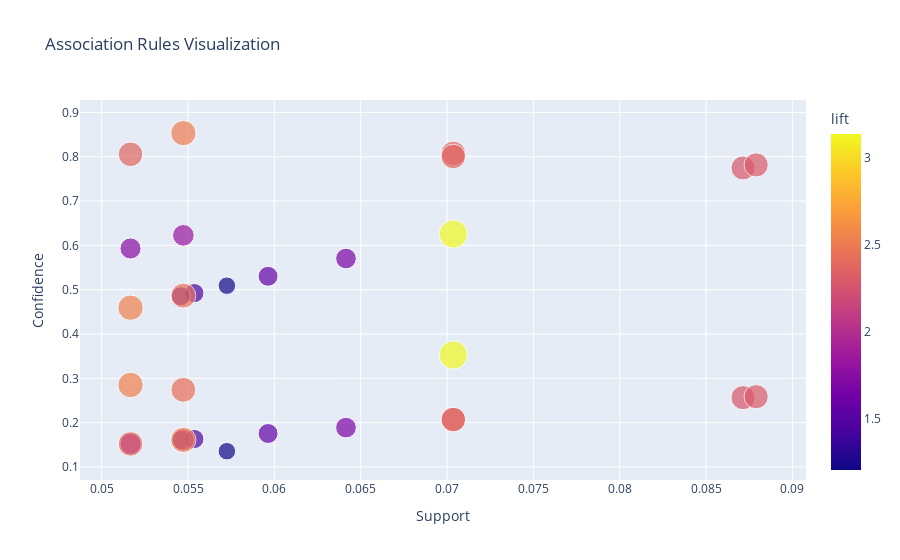

Source (notebook cell):
### Code cell
fig = px.scatter(
    filtered_rules,
    x='support',
    y='confidence',
    size='lift',
    color='lift',
    hover_name='antecedents',
    hover_data=['consequents', 'support', 'confidence', 'lift'],
    title='Association Rules Visualization',
    labels={'support': 'Support', 'confidence': 'Confidence'},
)

# Show the plot
fig.show()

### Figure 1 — Plotly figure (JSON) as saved in the notebook; plotly's stock layout.template omitted (floating-point values rounded to 4 significant figures)
{"data": [{"customdata": [["Region_National Capital Region", 2.278], ["Other Foods_High", 2.278], ["Region_National Capital Region", 1.677], ["Non-Processed Foods_High", 1.677], ["Region_National Capital Region", 1.56], ["Non-Alcoholic Beverages_High", 1.56], ["Region_National Capital Region", 1.205], ["Other Expenditure NEC_Low", 1.205], ["Services and Primary Goods_High", 1.449], ["Region_National Capital Region", 1.449], ["Region_National Capital Region", 2.298], ["Essential Expenditures_High", 2.298], ["Region_National Capital Region", 1.427], ["Fruits and Vegetables and Juices_High", 1.427], ["Region_National Capital Region", 3.135], ["Essential Expenditures_High", 2.375], ["Other Foods_High", 2.354], ["Essential Expenditures_High, Region_National Capital Region", 2.354], ["Other Foods_High, Region_National Capital Region", 2.375], ["Other Foods_High, Essential Expenditures_High", 3.135], ["Region_National Capital Region", 2.533], ["Other Foods_High", 2.369], ["Non-Processed Foods_High", 1.744], ["Other Foods_High, Region_National Capital Region", 1.744], ["Non-Processed Foods_High, Region_National Capital Region", 2.369], ["Non-Processed Foods_High, Other Foods_High", 2.533], ["Region_National Capital Region", 2.436], ["Essential Expenditures_High", 2.509], ["Non-Processed Foods_High", 1.831], ["Essential Expenditures_High, Region_National Capital Region", 1.831], ["Non-Processed Foods_High, Region_National Capital Region", 2.509], ["Non-Processed Foods_High, Essential Expenditures_High", 2.436]], "hovertemplate": "<b>%{hovertext}</b><br><br>Support=%{x}<br>Confidence=%{y}<br>lift=%{marker.color}<br>consequents=%{customdata[0]}<extra></extra>", "hovertext": ["Other Foods_High", "Region_National Capital Region", "Non-Processed Foods_High", "Region_National Capital Region", "Non-Alcoholic Beverages_High", "Region_National Capital Region", "Other Expenditure NEC_Low", "Region_National Capital Region", "Region_National Capital Region", "Services and Primary Goods_High", "Essential Expenditures_High", "Region_National Capital Region", "Fruits and Vegetables and Juices_High", "Region_National Capital Region", "Other Foods_High, Essential Expenditures_High", "Other Foods_High, Region_National Capital Region", "Essential Expenditures_High, Region_National Capital Region", "Other Foods_High", "Essential Expenditures_High", "Region_National Capital Region", "Non-Processed Foods_High, Other Foods_High", "Non-Processed Foods_High, Region_National Capital Region", "Other Foods_High, Region_National Capital Region", "Non-Processed Foods_High", "Other Foods_High", "Region_National Capital Region", "Non-Processed Foods_High, Essential Expenditures_High", "Non-Processed Foods_High, Region_National Capital Region", "Essential Expenditures_High, Region_National Capital Region", "Non-Processed Foods_High", "Essential Expenditures_High", "Region_National Capital Region"], "legendgroup": "", "marker": {"color": [2.278, 2.278, 1.677, 1.677, 1.56, 1.56, 1.205, 1.205, 1.449, 1.449, 2.298, 2.298, 1.427, 1.427, 3.135, 2.375, 2.354, 2.354, 2.375, 3.135, 2.533, 2.369, 1.744, 1.744, 2.369, 2.533, 2.436, 2.509, 1.831, 1.831, 2.509, 2.436], "coloraxis": "coloraxis", "size": [2.278, 2.278, 1.677, 1.677, 1.56, 1.56, 1.205, 1.205, 1.449, 1.449, 2.298, 2.298, 1.427, 1.427, 3.135, 2.375, 2.354, 2.354, 2.375, 3.135, 2.533, 2.369, 1.744, 1.744, 2.369, 2.533, 2.436, 2.509, 1.831, 1.831, 2.509, 2.436], "sizemode": "area", "sizeref": 0.007836, "symbol": "circle"}, "mode": "markers", "name": "", "orientation": "v", "showlegend": false, "type": "scatter", "x": [0.08714, 0.08714, 0.06415, 0.06415, 0.05964, 0.05964, 0.05725, 0.05725, 0.05537, 0.05537, 0.0879, 0.0879, 0.05458, 0.05458, 0.07036, 0.07036, 0.07036, 0.07036, 0.07036, 0.07036, 0.05167, 0.05167, 0.05167, 0.05167, 0.05167, 0.05167, 0.05473, 0.05473, 0.05473, 0.05473, 0.05473, 0.05473], "xaxis": "x", "y": [0.2563, 0.7747, 0.1887, 0.5703, 0.1755, 0.5302, 0.1355, 0.509, 0.4922, 0.163, 0.2585, 0.7815, 0.1605, 0.4852, 0.3526, 0.8075, 0.8005, 0.207, 0.207, 0.6255, 0.285, 0.8055, 0.593, 0.152, 0.152, 0.4594, 0.274, 0.8532, 0.6226, 0.161, 0.161, 0.4866], "yaxis": "y"}], "layout": {"coloraxis": {"colorbar": {"title": {"text": "lift"}}, "colorscale": [[0, "#0d0887"], [0.1111, "#46039f"], [0.2222, "#7201a8"], [0.3333, "#9c179e"], [0.4444, "#bd3786"], [0.5556, "#d8576b"], [0.6667, "#ed7953"], [0.7778, "#fb9f3a"], [0.8889, "#fdca26"], [1, "#f0f921"]]}, "legend": {"itemsizing": "constant", "tracegroupgap": 0}, "title": {"text": "Association Rules Visualization"}, "xaxis": {"anchor": "y", "domain": [0, 1], "title": {"text": "Support"}}, "yaxis": {"anchor": "x", "domain": [0, 1], "title": {"text": "Confidence"}}}}
